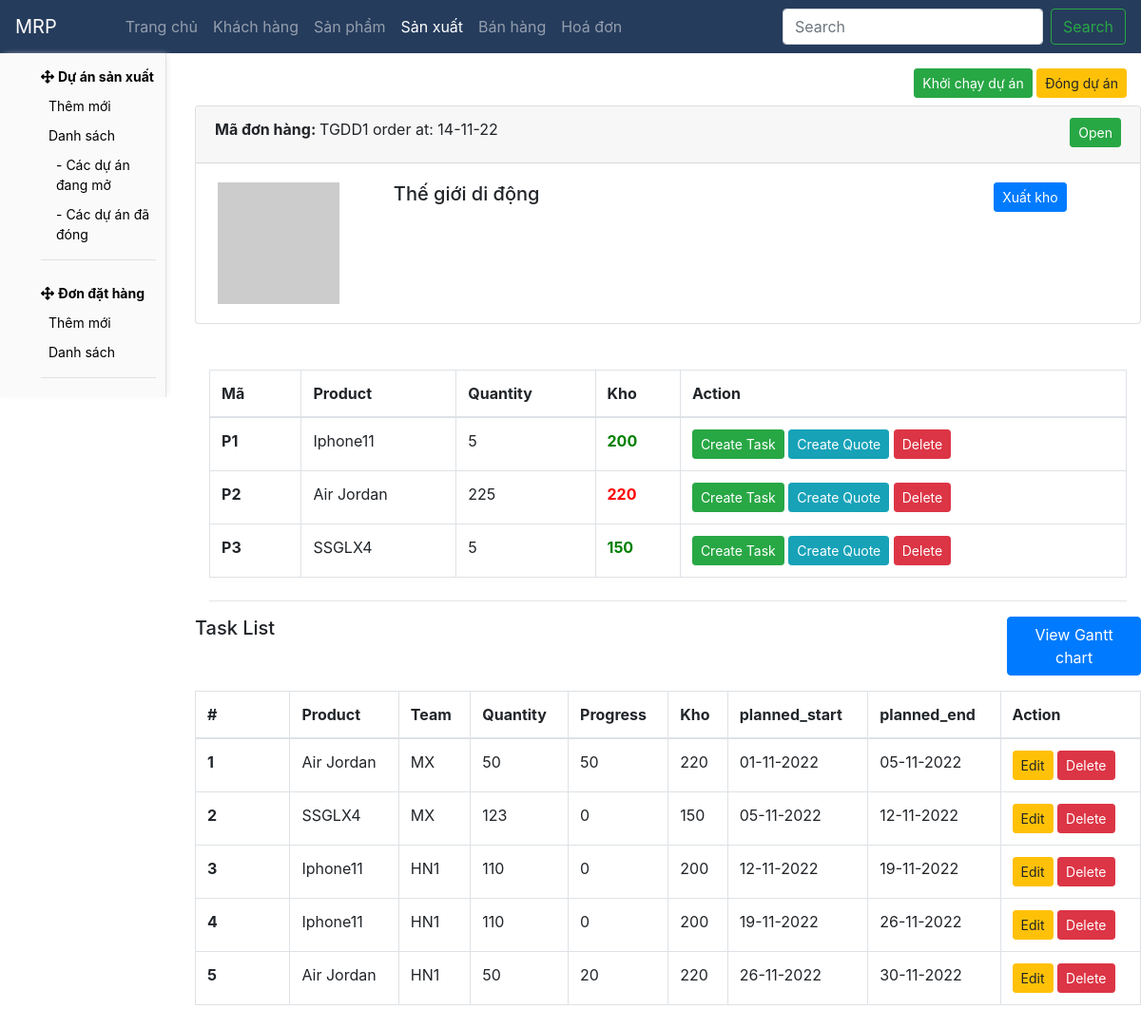
The app's page /mrp/mrp_detail/1 with its own data.
### core/models.py (models this page shows, shortened)
class ManufacturingPlan(models.Model):
    order = models.ForeignKey(Order, on_delete=models.CASCADE)
    bom = models.ForeignKey(BOM, on_delete=models.CASCADE, blank=True, null=True)
    start_date = models.DateTimeField(blank=True, null=True)
    end_date = models.DateTimeField(blank=True, null=True)
    planned_start = models.DateTimeField(blank=True, null=True)
    planned_end = models.DateTimeField(blank=True, null=True)
    status = models.CharField(max_length=50, choices=MRP_STATUS, default='Draft', blank=True, null=True)

class Order(models.Model):
    customer = models.ForeignKey(Customer, on_delete=models.CASCADE)
    order_date = models.DateTimeField(default=timezone.now, blank=True, null=True)
    status = models.CharField(max_length=50, choices=ORDER_STATUS, blank=True, null=True)

class Customer(models.Model):
    name = models.CharField(max_length=50)
    code = models.CharField(max_length=5, blank=True, null=True, unique=True)
    logo = models.ImageField(upload_to='company_logo/', blank=True, null=True, default='company_logo/default.jpg')
    type = models.CharField(max_length=50, choices=CUSTOMER_TYPE, default='Khách hàng')
    zip_code = models.CharField(max_length=50, blank=True, null=True)
    size = models.CharField(max_length=50, choices=COMPANY_SIZE, blank=True, null=True)
    status = models.CharField(max_length=50, choices=CUSTOMER_STATUS, default='Active')
    note = models.TextField(max_length=1000, blank=True, null=True)
    def __str__(self):
        return self.name

class OrderLine(models.Model):
    order = models.ForeignKey(Order, on_delete=models.CASCADE)
    product = models.ForeignKey(Product, on_delete=models.CASCADE)
    quantity = models.IntegerField()

class Product(models.Model):
    name = models.CharField(max_length=50)
    type = models.CharField(max_length=50, choices=PRODUCT_TYPE, blank=True, null=True)
    chip = models.ManyToManyField(Component, blank=True, null=True, related_name='product_chip')
    screen = models.ManyToManyField(Component, blank=True, null=True, related_name='product_screen')
    camera = models.ManyToManyField(Component, blank=True, null=True, related_name='product_camera')
    def __str__(self):
        return self.name
    def inventory(self):
        ivts =Inventory.objects.filter(product=self)
        total = 0
        for ivt in ivts:
            total += ivt.quantity
        return total

class Inventory(models.Model):
    warehouse = models.ForeignKey(Warehouse, on_delete=models.CASCADE, blank=True, null=True)
    product = models.ForeignKey(Product, on_delete=models.CASCADE)
    quantity = models.IntegerField()

class Task(models.Model):
    plan = models.ForeignKey(ManufacturingPlan, on_delete=models.CASCADE)
    product = models.ForeignKey(Product, on_delete=models.CASCADE)
    team = models.ForeignKey(Team, on_delete=models.CASCADE)
    quantity = models.IntegerField(default=1)
    quantity_process = models.IntegerField(default=0)
    start_date = models.DateTimeField(blank=True, null=True)
    end_date = models.DateTimeField(blank=True, null=True)
    planned_start = models.DateTimeField(blank=True, null=True)
    planned_end = models.DateTimeField(blank=True, null=True)
    is_start = models.BooleanField(default=False, blank=True, null=True)
    is_end = models.BooleanField(default=False, blank=True, null=True)

class Team(models.Model):
    name = models.CharField(max_length=50)
    warehouse = models.ForeignKey(Warehouse, on_delete=models.CASCADE, blank=True, null=True)
    def __str__(self):
        return self.name

### core/views.py (the view)
# urls.py: path('mrp/mrp_detail/<int:id>', mrp_detail, name='mrp_detail'),
def mrp_detail(request, id):
    try:
        mrp = ManufacturingPlan.objects.get(order=Order.objects.get(id=id))
    except:
        messages.error(request, 'Chưa có dự án cho đơn đặt hàng này. Vui lòng khởi tạo.')
        return redirect('order_list')
    return render(request, 'mrp/mrp_detail.html', {
        'mrp': mrp,
        'order_lines': Order.objects.get(id=id).orderline_set.all(),
        'tasks': Task.objects.filter(plan=mrp),
    })

### core/templates/mrp/mrp_detail.html (shortened to what this page needs)
{% extends 'base.html' %}
{% block sidebar %}
{% include 'sidebar/mrp.html' %}
{% endblock sidebar %}
{% block content %}
<form method="post">
	<div class="container mt-3">
		<div class="row mb-2">
			<div class="col-8"></div>
			<div class="col-4 text-right">
				<a href="{% url 'mrp_open' mrp.order.id %}" class="btn btn-sm btn-success">Khởi chạy dự án</a>
				<a href="{% url 'mrp_close' mrp.order.id %}" class="btn btn-sm btn-warning">Đóng dự án</a>
			</div>
		</div>
		<div class="card row mb-3">
			<div class="card-header" style="height: 60px;">
				<div class="row">
					<div class="col-6">
						<b> Mã đơn hàng: </b> {{mrp.order.customer.code}}{{mrp.order.id}} order at: {{mrp.order.order_date|date:'d-m-y'}}
					</div>
					<div class="col-6 text-right">
						{% if mrp.status == 'Open' %}
						<a href="" class="btn btn-sm btn-success">Open</a>
						{% elif mrp.status == 'Draft' %}
						<a href="" class="btn btn-sm btn-secondary">Draft</a>
						{% elif mrp.status == 'Closed' %}
						<a href="" class="btn btn-sm btn-secondary">Closed</a>
						{% endif %}
					</div>
				</div>
			</div>
			<div class="card-body">
				<div class="row">
					<div class="col-2 text-center">
						<img src="https://via.placeholder.com/128" alt="logo">
					</div>
					<div class="col-8">
						<h5 class="ml-4">{{mrp.order.customer}}</h5>
					</div>
					<div class="col-2">
						<a href="" class="btn btn-sm btn-primary">Xuất kho</a>
					</div>
				</div>
			</div>
		</div>
		<table class="table table-bordered mt-5 mb-4">
			<thead>
				<tr>
					<th scope="col" width=10%>Mã</th>
					<th scope="col">Product</th>
					<th scope="col">Quantity</th>
					<th scope="col">Kho</th>
					<th scope="col">Action</th>
				</tr>
			</thead>
			<tbody>
				{% for order_line in order_lines %}
				<tr>
					<th scope="row">P{{order_line.product.id}}</th>
					<td>{{order_line.product}}</td>
					<td>{{order_line.quantity}}</td>
					<td class="font-weight-bold" style="color: {% if order_line.quantity > order_line.product.inventory %}red{% else %}green{% endif %};">{{order_line.product.inventory}}</td>
					<td>
						<a href="{% url 'task_add' mrp.id order_line.product.id%}" class="btn btn-sm btn-success">Create Task</a>
						<a href="#" class="btn btn-sm btn-info">Create Quote</a>
						<a class="btn btn-sm btn-danger" onclick="confirm('delete?')?window.location.href='':''">Delete</a>
					</td>
				</tr>
				{% endfor %}
			</tbody>
		</table>
		<hr>
	</div>
		<div class="row">
			<h5 class="col-10"> Task List </h5>
			<div class="col-2"><a href="{% url 'mrp_process' mrp.id %}" class="btn btn-primary">View Gantt chart</a></div>
		</div>
		<table class="table table-bordered mt-3 mb-4 mr-5">
			<thead>
				<tr>
					<th scope="col" width=10%>#</th>
					<th scope="col">Product</th>
					<th scope="col">Team</th>
					<th scope="col">Quantity</th>
					<th scope="col">Progress</th>
					<th scope="col">Kho</th>
					<th scope="col">planned_start</th>
					<th scope="col">planned_end</th>
					<th scope="col">Action</th>
				</tr>
			</thead>
			<tbody>
				{% for task in tasks %}
				<tr>
					<th scope="row">{{task.id}}</th>
					<td>{{task.product}}</td>
					<td>{{task.team}}</td>
					<td>{{task.quantity}}</td>
					<td>{{task.quantity_process}}</td>
					<td>{{task.product.inventory}}</td>
					<td>{{task.planned_start|date:'d-m-Y'}}</td>
					<td>{{task.planned_end|date:'d-m-Y'}}</td>
					<td>
						<a href="#" class="btn btn-sm btn-warning">Edit</a>
						<a href="#" class="btn btn-sm btn-danger" onclick="confirm('delete?')?window.location.href='{% url 'task_delete' task.id %}':''">Delete</a>
					</td>
				</tr>
				{% endfor %}
			</tbody>
		</table>
</form>
{% endblock content %}

### records on screen
ManufacturingPlan: order.customer.code "TGDD", order.id "1", order.order_date "14-11-22", order.customer "Thế giới di động"
OrderLine: product.id "1", product "Iphone11", quantity "5", product.inventory "200"
OrderLine: product.id "2", product "Air Jordan", quantity "225", product.inventory "220"
OrderLine: product.id "3", product "SSGLX4", quantity "5", product.inventory "150"
Task: id "1", product "Air Jordan", team "MX", quantity "50", quantity_process "50", product.inventory "220", planned_start "01-11-2022", planned_end "05-11-2022"
Task: id "2", product "SSGLX4", team "MX", quantity "123", quantity_process "0", product.inventory "150", planned_start "05-11-2022", planned_end "12-11-2022"
Task: id "3", product "Iphone11", team "HN1", quantity "110", quantity_process "0", product.inventory "200", planned_start "12-11-2022", planned_end "19-11-2022"
Task: id "4", product "Iphone11", team "HN1", quantity "110", quantity_process "0", product.inventory "200", planned_start "19-11-2022", planned_end "26-11-2022"
Task: id "5", product "Air Jordan", team "HN1", quantity "50", quantity_process "20", product.inventory "220", planned_start "26-11-2022", planned_end "30-11-2022"
